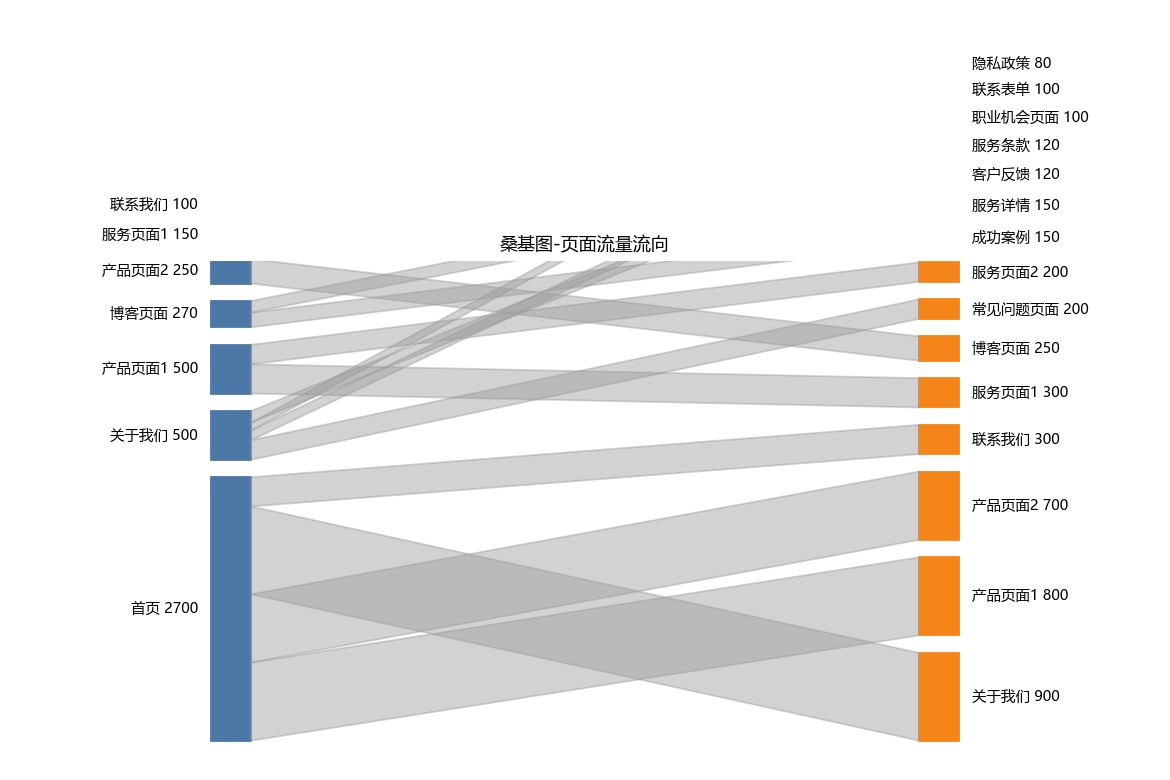

Write the Python code that produced this figure.
"""第2章 桑基图(Sankey) -> Python
原素材: 2、引申方法/data-无答案/6桑吉图.xlsx (来源->目标->流量, 15条流向)
内涵: 桑基图用流量带展示节点间的流向与规模, 宽度代表流量大小, 直观呈现转化/流转结构。
      matplotlib无原生桑基, 这里手绘两列流向图(左来源/右目标, 带宽=流量)。
"""
from pathlib import Path
import pandas as pd
import numpy as np
import matplotlib.pyplot as plt
from matplotlib.patches import Polygon

plt.rcParams['font.sans-serif'] = ['Microsoft YaHei']
plt.rcParams['axes.unicode_minus'] = False
plt.rcParams['font.size'] = 9

ROOT = Path(__file__).resolve().parent.parent
F = ROOT / "CDA 教材资料2025" / "1《CDA 一级认证教材：商业数据分析》" / "第2章 数据分析方法" / "2、由基础分析范式引申出的分析方法" / "data-无答案" / "6桑吉图.xlsx"
df = pd.read_excel(F, sheet_name="Sheet1")
df = df[["来源", "目标", "流量"]].dropna()
df["流量"] = df["流量"].astype(float)
print("== 桑基流向 ==")
print(df.to_string(index=False))

srcs = df.groupby("来源")["流量"].sum().sort_values(ascending=False)
tgts = df.groupby("目标")["流量"].sum().sort_values(ascending=False)
H = 10.0
gap = 0.4

def layout(series):
    total = series.sum() + gap * (len(series) - 1)
    y0 = {}
    y = 0
    for n, v in series.items():
        h = v / series.sum() * H
        y0[n] = (y, y + h)
        y += h + gap
    return y0

ys = layout(srcs)
yt = layout(tgts)
xL, xR = 0.0, 1.0
w = 0.06

fig, ax = plt.subplots(figsize=(9, 6))
for n, (a, b) in ys.items():
    ax.add_patch(Polygon([[xL-w, a], [xL, a], [xL, b], [xL-w, b]], closed=True, color="#4C78A8"))
    ax.text(xL - w - 0.02, (a + b) / 2, f"{n} {int(srcs[n])}", ha="right", va="center", fontsize=8)
for n, (a, b) in yt.items():
    ax.add_patch(Polygon([[xR, a], [xR+w, a], [xR+w, b], [xR, b]], closed=True, color="#F58518"))
    ax.text(xR + w + 0.02, (a + b) / 2, f"{n} {int(tgts[n])}", ha="left", va="center", fontsize=8)

cur = {n: 0.0 for n in ys}
curt = {n: 0.0 for n in yt}
for _, row in df.iterrows():
    s, t, fl = row["来源"], row["目标"], row["流量"]
    hs = fl / srcs.sum() * H
    ht = fl / tgts.sum() * H
    sa, sb = ys[s][0] + cur[s], ys[s][0] + cur[s] + hs
    ta, tb = yt[t][0] + curt[t], yt[t][0] + curt[t] + ht
    cur[s] += hs
    curt[t] += ht
    pts = [[xL, sa], [xR, ta], [xR, tb], [xL, sb]]
    ax.add_patch(Polygon(pts, closed=True, color="#9D9D9D", alpha=0.45, edgecolor="none"))

ax.set_xlim(-0.35, 1.35); ax.set_ylim(-0.5, H + 1)
ax.axis("off")
ax.set_title("桑基图-页面流量流向", fontsize=10)
plt.tight_layout()
out = Path(__file__).resolve().parent / "第02章_桑基图.png"
plt.savefig(out, dpi=130)
print(f"\n图已保存: {out.name}")
